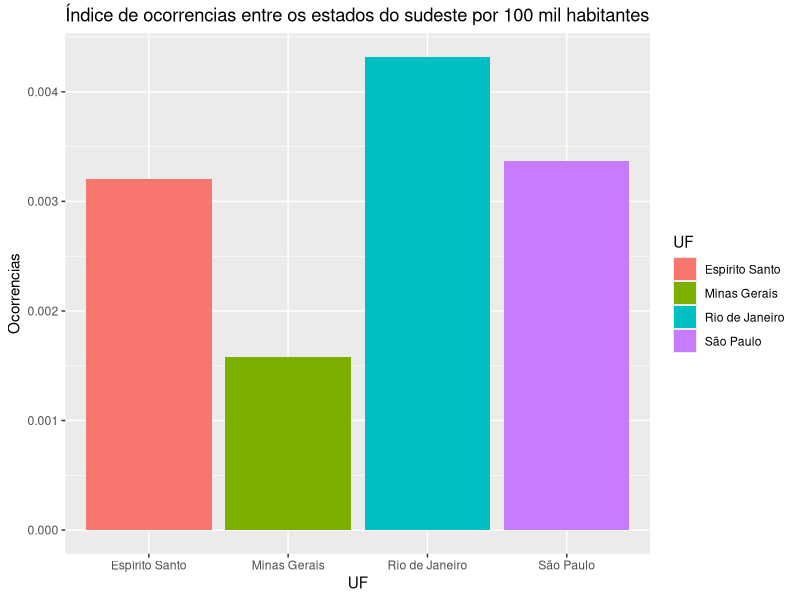
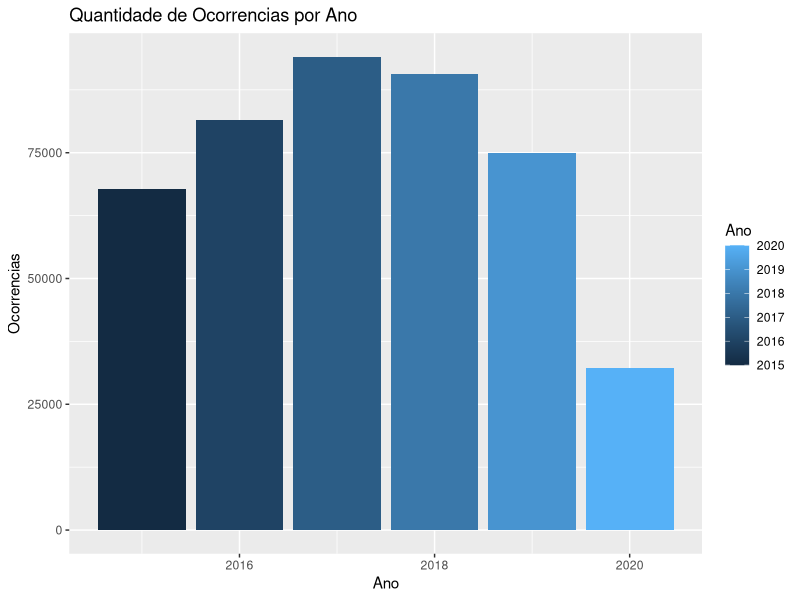
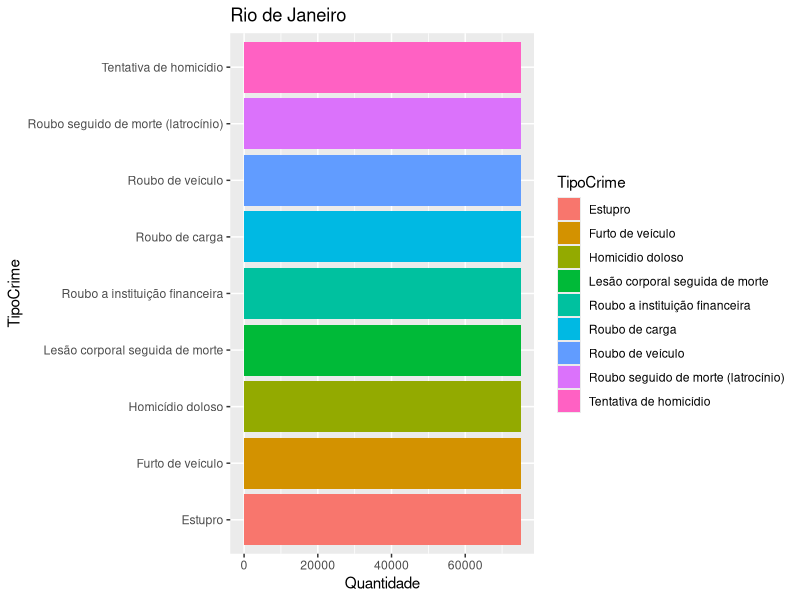
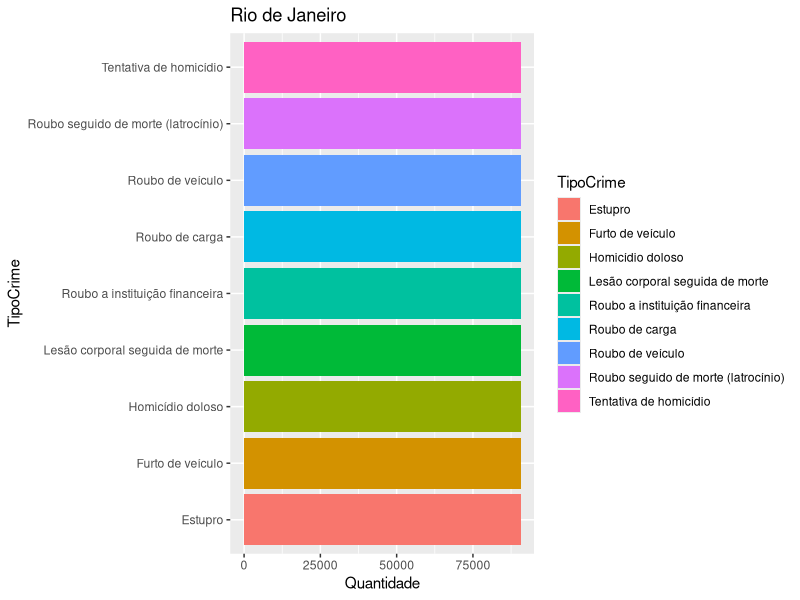
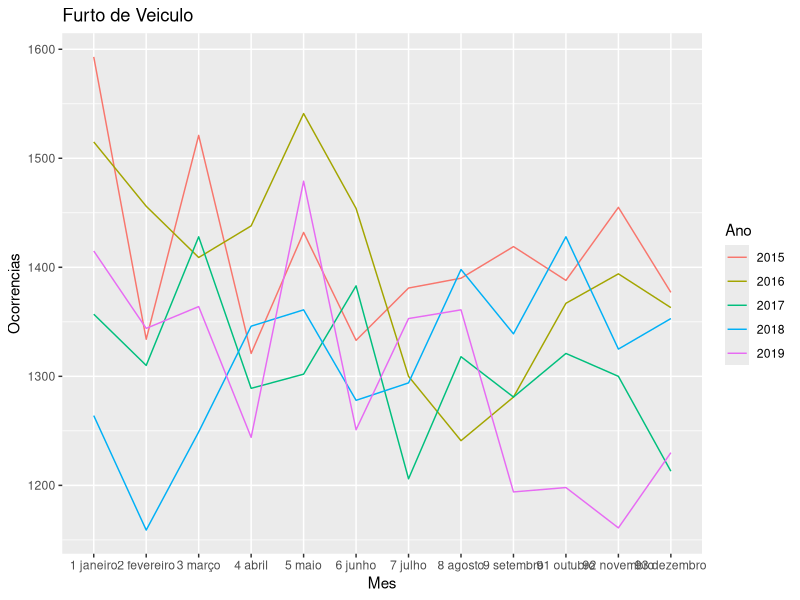
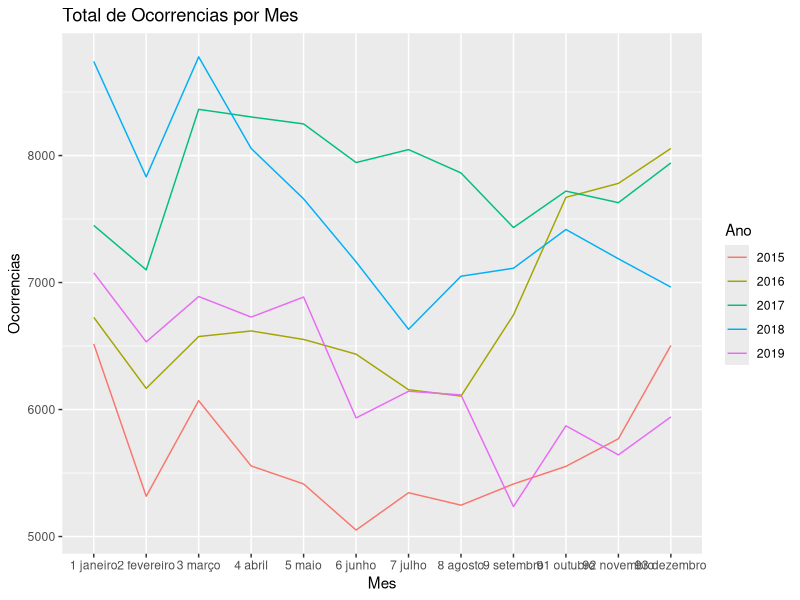

The R script that drew these images, in order:
#Limpar
rm(list=ls())

#Operacao da forca nacional em 2017
#https://www.justica.gov.br/news/operacao-da-forca-nacional-no-rio-de-janeiro-e-estendida-por-30-dias
#GLO no rio de janeiro
#https://www.poder360.com.br/governo/rio-de-janeiro-e-estado-com-mais-glos-na-decada/
#https://g1.globo.com/rio-de-janeiro/noticia/temer-assina-decreto-que-autoriza-forcas-armadas-a-atuarem-na-seguranca-publica-do-rio.ghtml
#Intervenção federal no rio de Janeiro:
#https://pt.wikipedia.org/wiki/Interven%C3%A7%C3%A3o_federal_no_Rio_de_Janeiro_em_2018

library("ggplot2")
library("dplyr")
library("readxl")
library("tidyr")
library("magrittr")
#Arquivo Conseguido pelo link:
#https://dados.gov.br/dataset/sistema-nacional-de-estatisticas-de-seguranca-publica/resource/feeae05e-faba-406c-8a4a-512aec91a9d1


dados <- read_excel("indicadoressegurancapublicaufjul20.xlsx")



nomes<-c("UF","TipoCrime","Ano","Mes","Ocorrencia","Partido","Populacao")
names(dados)<-nomes

dados.teste<-dados

#Verifica a base
summary(dados.teste)

#Transformar em factor
dados.teste$TipoCrime<-as.factor(dados.teste$TipoCrime)
dados.teste$UF<-as.factor(dados.teste$UF)
dados.teste$Mes<-as.factor(dados.teste$Mes)
dados.teste$Ocorrencia<-as.numeric(dados.teste$Ocorrencia)
dados.teste$Partido<-as.factor(dados.teste$Partido)
dados.teste$Populacao<-as.numeric(dados.teste$Populacao)

#Verifica a base
summary(dados.teste)

#Filtra por 2019
dados.teste.2019 <- dados.teste%>% filter(Ano==2019)
dados.teste.2019 <- 
  filter(dados.teste.2019, UF %in% c("São Paulo","Rio de Janeiro","Minas Gerais","Espírito Santo"))

#Cria a numeracao divido pelo numero de habitantes
dados.teste.2019 <- mutate(dados.teste.2019,OcorrenciaPHabitante=Ocorrencia/Populacao)

#Faz um grafico do total de ocorrencias no ano de 2019 por estado
dados.teste.2019 %>% 
  group_by(UF) %>%
  summarise(Ocorrencias=sum(OcorrenciaPHabitante)) %>%
  ggplot()+ geom_bar(aes(x=UF,y=Ocorrencias, fill = UF),stat='identity') +
  ggtitle("Índice de ocorrencias entre os estados do sudeste por 100 mil habitantes")


#Filtra para trabalharmos com o estado do Rio
dados.AC<-filter(dados.teste,UF=="Rio de Janeiro")


##Crimes por ano
#Coloca as ocorrencias por Ano
dados.AC.Partido<-dados.AC %>%
  group_by(Ano,Partido) %>%
  summarise(Ocorrencias=sum(Ocorrencia))
#Quantidade de Ocorrencias por Ano
dados.AC.Partido %>%
  ggplot()+ geom_bar(aes(x=Ano,y=Ocorrencias, fill = Ano),stat='identity') +
  ggtitle("Quantidade de Ocorrencias por Ano")



#Crimes no ano  de 2019
dados.AC %>%
  filter(Ano==2019) %>%
  group_by(TipoCrime) %>%
  count(TipoCrime,Quantidade=sum(Ocorrencia)) %>%
  ggplot()+
  geom_bar(aes(x=Quantidade,y=TipoCrime, fill = TipoCrime),stat='identity') +
  ggtitle("Rio de Janeiro")

#Crimes no ano  de 2018
dados.AC %>%
  filter(Ano==2018) %>%
  group_by(TipoCrime) %>%
  count(TipoCrime,Quantidade=sum(Ocorrencia)) %>%
  ggplot()+
  geom_bar(aes(x=Quantidade,y=TipoCrime, fill = TipoCrime),stat='identity') +
  ggtitle("Rio de Janeiro")


#Filtra as ocorrencias por Roubo de veiculo e Mes no ano de Menor que 2020
dados.AC.Ano<-dados.AC %>%
  filter(Ano<2020) %>%
  group_by(Ano,Mes,TipoCrime) %>%
  summarise(Ocorrencias=sum(Ocorrencia))


#Faz as alteracoes para rodar o grafico
dados.AC.Ano.furto<-dados.AC.Ano %>% filter(TipoCrime=="Furto de veículo")
dados.AC.Ano.furto$Ano<-as.factor(dados.AC.Ano.furto$Ano)
dados.AC.Ano.furto$Mes<-as.character(dados.AC.Ano.furto$Mes)

#Organizar os meses pela ordem de janeiro a dezembro
dados.AC.Ano.furto$Mes[dados.AC.Ano.furto$Mes=="janeiro"]<-"1 janeiro"
dados.AC.Ano.furto$Mes[dados.AC.Ano.furto$Mes=="fevereiro"]<-"2 fevereiro"
dados.AC.Ano.furto$Mes[dados.AC.Ano.furto$Mes=="março"]<-"3 março"
dados.AC.Ano.furto$Mes[dados.AC.Ano.furto$Mes=="abril"]<-"4 abril"
dados.AC.Ano.furto$Mes[dados.AC.Ano.furto$Mes=="maio"]<-"5 maio"
dados.AC.Ano.furto$Mes[dados.AC.Ano.furto$Mes=="junho"]<-"6 junho"
dados.AC.Ano.furto$Mes[dados.AC.Ano.furto$Mes=="julho"]<-"7 julho"
dados.AC.Ano.furto$Mes[dados.AC.Ano.furto$Mes=="agosto"]<-"8 agosto"
dados.AC.Ano.furto$Mes[dados.AC.Ano.furto$Mes=="setembro"]<-"9 setembro"
dados.AC.Ano.furto$Mes[dados.AC.Ano.furto$Mes=="outubro"]<-"91 outubro"
dados.AC.Ano.furto$Mes[dados.AC.Ano.furto$Mes=="novembro"]<-"92 novembro"
dados.AC.Ano.furto$Mes[dados.AC.Ano.furto$Mes=="dezembro"]<-"93 dezembro"



dados.AC.Ano.furto<-dados.AC.Ano.furto[order(dados.AC.Ano.furto$Ano,dados.AC.Ano.furto$Mes),]


ggplot(dados.AC.Ano.furto,aes(Mes,Ocorrencias,group=Ano)) + 
  geom_line(aes(colour=Ano)) +  
  ggtitle("Furto de Veiculo")


#***********Crimes Gerais***************
 

#Faz as alteracoes para rodar o grafico
dados.RJ.Geral<-dados.AC.Ano

#Gera um total de Ocorrencias Por Mes
dados.RJ.Geral<-dados.RJ.Geral %>%
  group_by(Ano,Mes) %>%
  summarise(Ocorrencias=sum(Ocorrencias))

dados.RJ.Geral$Ano<-as.factor(dados.RJ.Geral$Ano)
dados.RJ.Geral$Mes<-as.character(dados.RJ.Geral$Mes)


#Organizar os meses pela ordem de janeiro a dezembro
dados.RJ.Geral$Mes[dados.RJ.Geral$Mes=="janeiro"]<-"1 janeiro"
dados.RJ.Geral$Mes[dados.RJ.Geral$Mes=="fevereiro"]<-"2 fevereiro"
dados.RJ.Geral$Mes[dados.RJ.Geral$Mes=="março"]<-"3 março"
dados.RJ.Geral$Mes[dados.RJ.Geral$Mes=="abril"]<-"4 abril"
dados.RJ.Geral$Mes[dados.RJ.Geral$Mes=="maio"]<-"5 maio"
dados.RJ.Geral$Mes[dados.RJ.Geral$Mes=="junho"]<-"6 junho"
dados.RJ.Geral$Mes[dados.RJ.Geral$Mes=="julho"]<-"7 julho"
dados.RJ.Geral$Mes[dados.RJ.Geral$Mes=="agosto"]<-"8 agosto"
dados.RJ.Geral$Mes[dados.RJ.Geral$Mes=="setembro"]<-"9 setembro"
dados.RJ.Geral$Mes[dados.RJ.Geral$Mes=="outubro"]<-"91 outubro"
dados.RJ.Geral$Mes[dados.RJ.Geral$Mes=="novembro"]<-"92 novembro"
dados.RJ.Geral$Mes[dados.RJ.Geral$Mes=="dezembro"]<-"93 dezembro"



dados.RJ.Geral<-dados.RJ.Geral[order(dados.RJ.Geral$Ano,dados.RJ.Geral$Mes),]



ggplot(dados.RJ.Geral,aes(Mes,Ocorrencias,group=Ano)) + 
  geom_line(aes(colour=Ano)) +  
  ggtitle("Total de Ocorrencias por Mes") 
